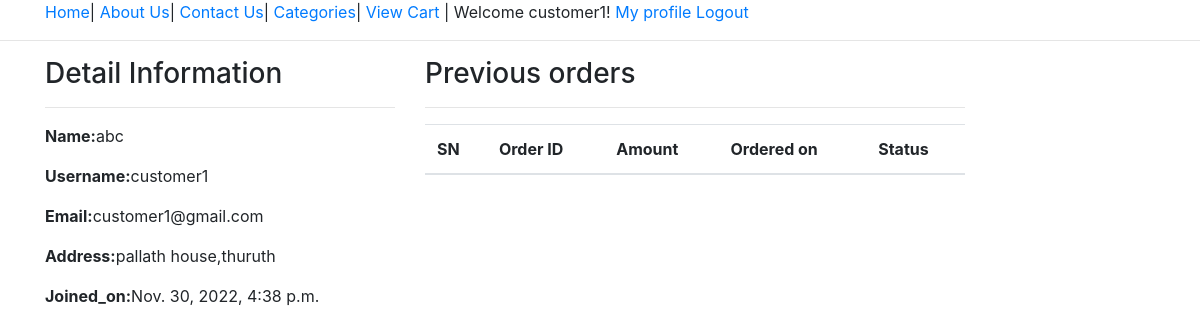
Screenshot of /profile/ (signed in) with the database file from the repository.
### ecomapp/models.py (models this page shows, shortened)
class Customer(models.Model):
    user=models.OneToOneField(User,on_delete=models.CASCADE)
    full_name=models.CharField(max_length=200)
    address=models.CharField(max_length=200,null=True,blank=True)
    joined_on=models.DateTimeField(auto_now_add=True)

### ecomapp/views.py (the view)
# urls.py: path("profile/",Customerprofileview.as_view(),name="customerprofile"),
class Customerprofileview(TemplateView):
    template_name="customerprofile.html"
    def dispatch(self, request,*args,**kwargs):
        if request.user.is_authenticated and request.user.customer:
            pass
        else:
            return redirect("/login/?next=/profile/")
        return super().dispatch(request, *args, **kwargs)
    def get_context_data(self,**kwargs):
        context=super().get_context_data(**kwargs)
        customer=self.request.user.customer
        context['customer']=customer
        orders=Order.objects.filter(cart__customer=customer).order_by("-id")
        context['orders']=orders
        return context

### templates/customerprofile.html (shortened to what this page needs)
{% extends "base.html"%}
{% block content %}
    <div class="container">
        <div class="row">
            <div class="col-md-4">
                <h3>Detail Information</h3><hr>
                <p><span class="font-weight-bold">Name:</span>{{customer.full_name}}</p>
                <p><span class="font-weight-bold">Username:</span>{{customer.user.username}}</p>
                <p><span class="font-weight-bold">Email:</span>{{customer.user.email}}</p>
                <p><span class="font-weight-bold">Address:</span>{{customer.address}}</p>
                <p><span class="font-weight-bold">Joined_on:</span>{{customer.joined_on}}</p>
            </div>
            <div class="col-md-6">
                <h3>Previous orders</h3>
                <hr>
                <table class="table">
                    <thead>
                        <tr>
                            <th>SN</th>
                            <th>Order ID</th>
                            <th>Amount</th>
                            <th>Ordered on</th>
                            <th>Status</th>
                        </tr>
                    </thead>
                </table>
            </div>
        </div>
    </div>
{% endblock %}

### templates/base.html (shortened to what this page needs)
<!DOCTYPE html>
<html lang="en">
<head>
    <link rel="stylesheet" href="https://cdn.jsdelivr.net/npm/bootstrap@4.5.3/dist/css/bootstrap.min.css">
</head>
<body>
    <div class='container'>
    <a href="{% url 'ecomapp:home' %}">Home</a>|
    <a href="{% url 'ecomapp:about' %}">About Us</a>|
    <a href="{% url 'ecomapp:contact' %}">Contact Us</a>|
    <a href="{% url 'ecomapp:allproducts' %}">Categories</a>|
    <a href="{% url 'ecomapp:mycart' %}">View Cart </a>|
    {% if request.user.customer %}
    Welcome {{request.user.username}}!
    <a href="{%url 'ecomapp:customerprofile'%}">My profile</a>
    <a href="{%url 'ecomapp:customerlogout'%}">Logout</a>
    {% else %}
    <a href="{% url 'ecomapp:customerregistration' %}">Register</a>|
    <a href="{% url 'ecomapp:customerlogin' %}">Login</a>|
    {% endif%}
    </div>
    <hr>
    {% block content%}
    {% endblock %}
</body>
</html>

### rows the page displays
Customer: full_name "abc", user.username "customer1", user.email "customer1@gmail.com", address "pallath house,thuruth", joined_on "Nov. 30, 2022, 4:38 p.m."

### other values shown
{{ request.user.username }} "customer1"
